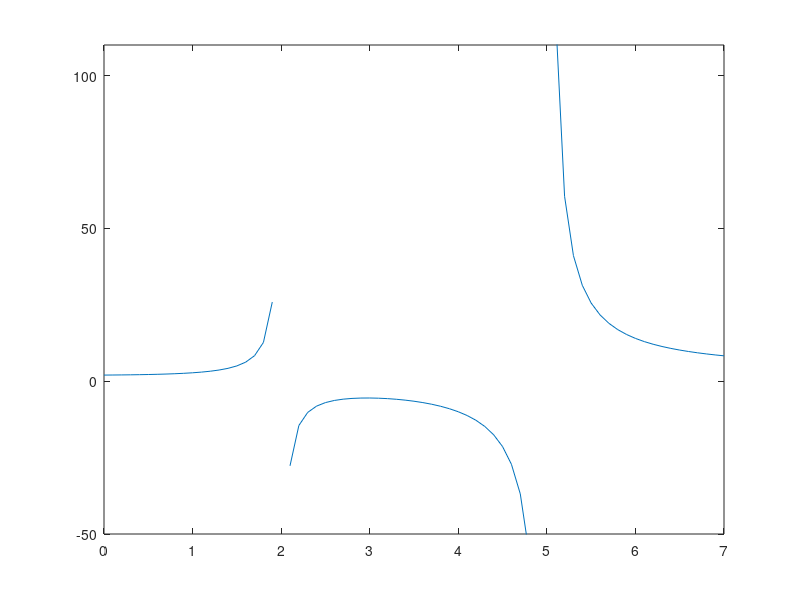

Write MATLAB code to recreate this figure.
clc
clear all;
x=0:0.1:7;
a=3.*(x.^2)-(12.*x)+20;
b=(x.^2)-(7.*x)+10;
y=a./b;
plot(x,y)
axis([0,7,-50,110])

   

    